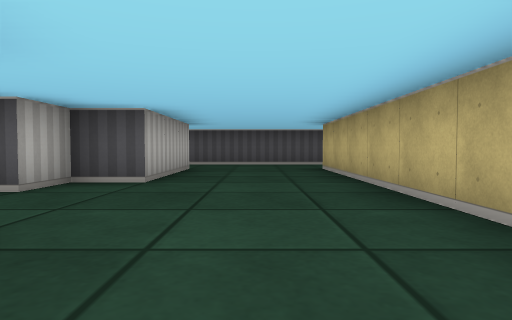
[1] (above)

19 first-person views from a walk through a cub3D maze. The camera is about half as high as the walls, tilts 2° down and sees 75° across. The floor is counted in squares. Each view is taken from the middle of a square. On the plan, view 1 faces up. The plan holds only what a view shows up to about 9 squares ahead; the rest is blank.

[2]
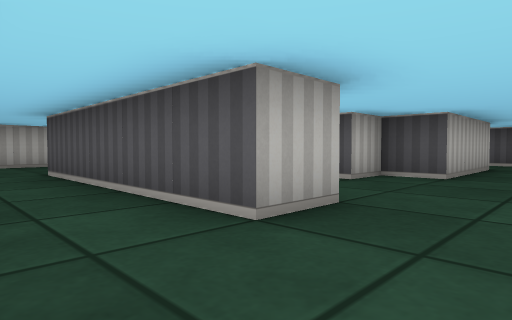

[3]
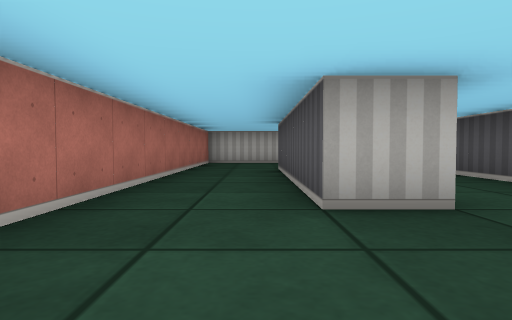

[4]
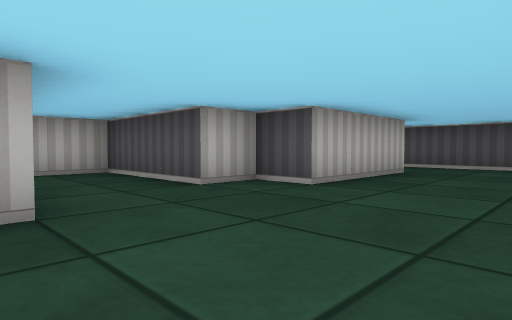

[5]
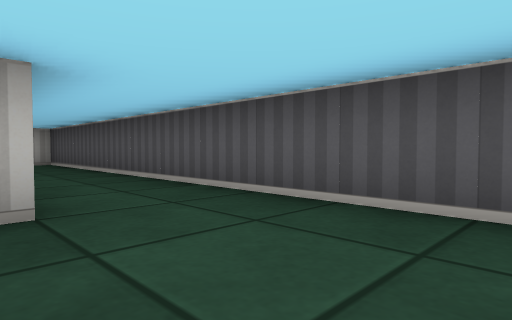

[6]
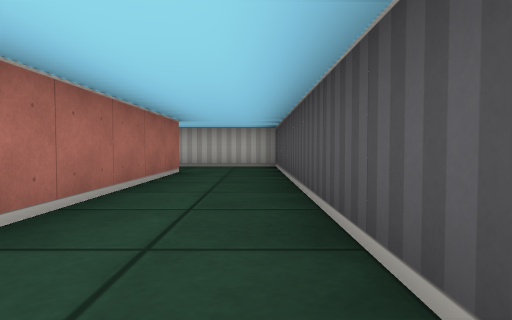

[7]
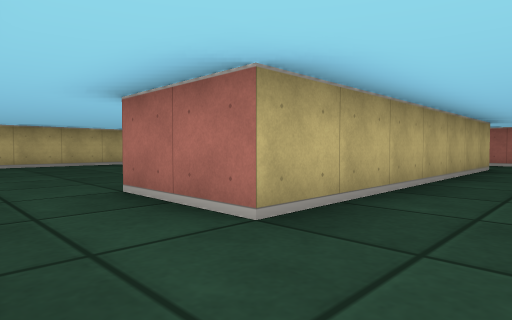

[8]
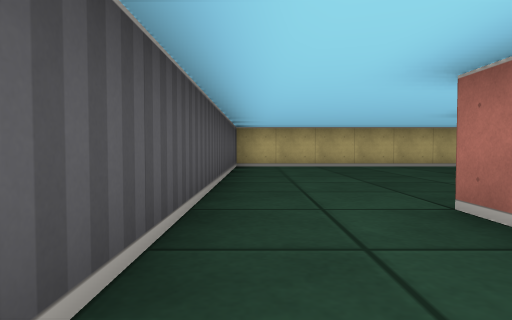

[9]
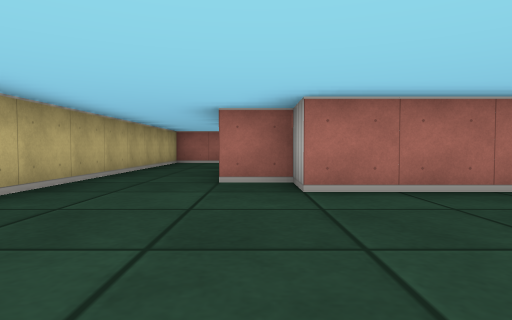

[10]
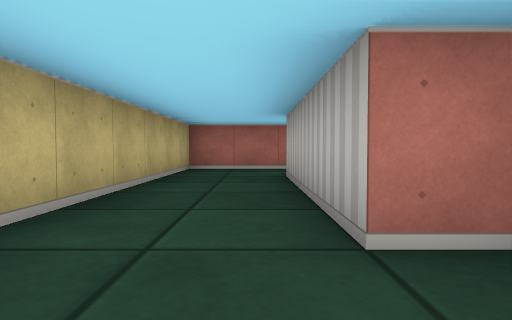

[11]
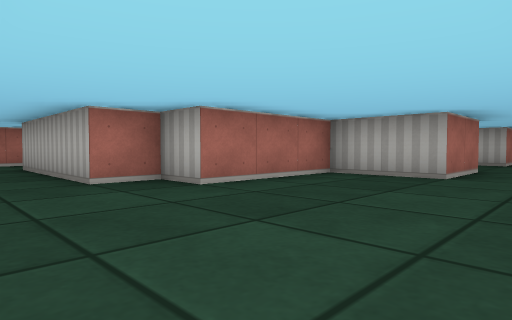

[12]
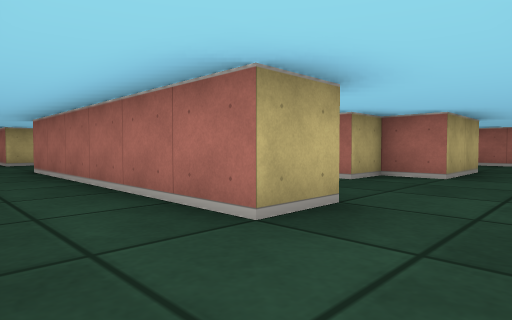

[13]
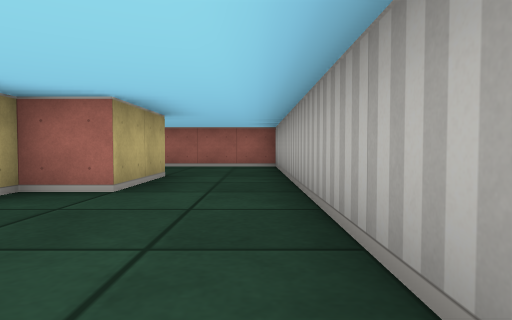

[14]
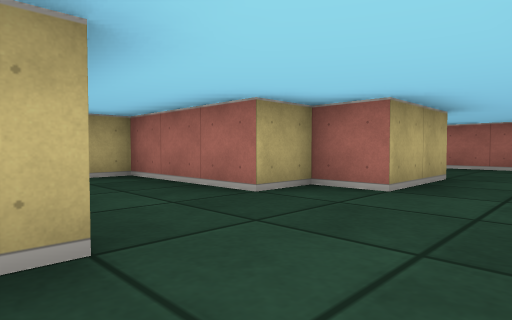

[15]
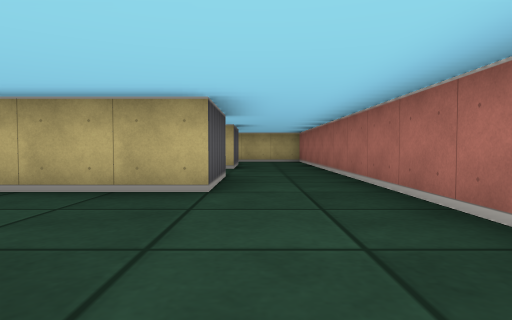

[16]
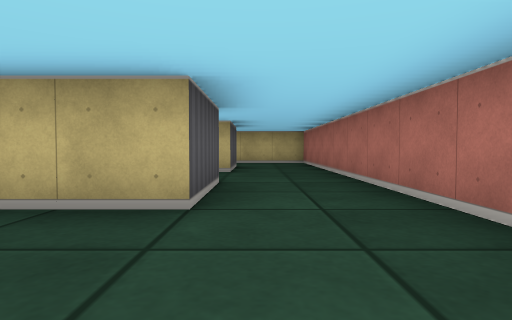

[17]
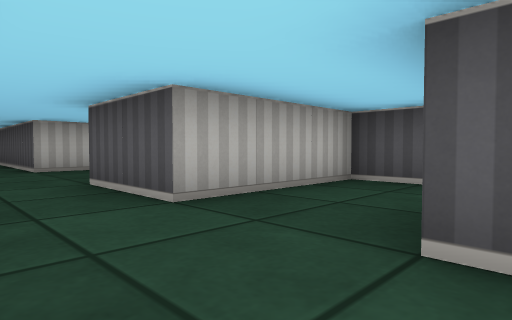

[18]
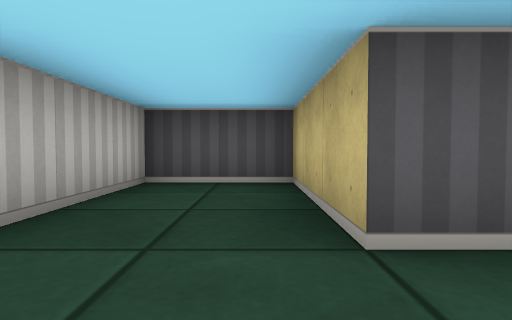

[19]
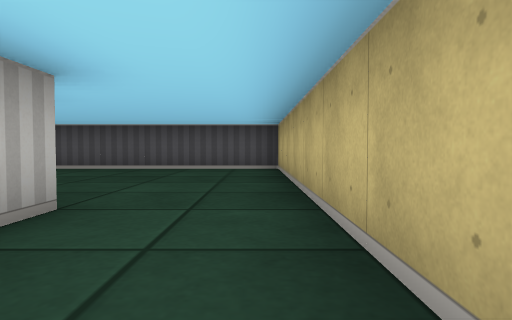

### Floor plan
Points are (right, up) in squares from view 1. A wall is a line through its corners. A room is listed if a view was taken in it or the views show most of it. See-through windows are left out.
Room 1 (views 1, 2, 3, 4, 5, 6, 7, 8, 12, 13, 14, 15, 16)
walls: (-7.5, 6.4) (-7.5, 7.5) (-1.5, 7.5) (-1.5, 4.5) (-2.5, 4.5) (-2.5, 3.5) (-5.5, 3.5) (-5.5, 2.2); (-1.5, 1.6) (-1.5, 0.5) (-6.5, 0.5); (-7.5, 1.4) (-7.5, 3.5) (-6.5, 3.5) (-6.5, 4.5) (-3.5, 4.5) (-3.5, 5.2); (1.5, 0.5) (1.5, 7.5) (3.5, 7.5); (3.5, 9.5) (-9.5, 9.5) (-9.5, -1.5) (1.5, -1.5)
ways out: opening at (2.5, 8.5) to room 2; opening at (2.5, -0.5) to room 3
Room 2 (views 9, 10, 11, 19)
walls: (3.5, 7.5) (3.5, 5.5) (6.5, 5.5) (6.5, 4.5) (7.5, 4.5) (7.5, 0.5); (7.5, -1.5) (9.5, -1.5) (9.5, 9.5) (3.5, 9.5)
ways out: opening at (2.5, 8.5) to room 1; opening at (6.5, -0.5) to room 3
Room 3 (views 17, 18)
walls: (1.5, -1.5) (7.5, -1.5); (7.5, 0.5) (5.5, 0.5) (5.5, 3.5) (3.5, 3.5) (3.5, 0.5) (1.5, 0.5)
ways out: opening at (2.5, -0.5) to room 1; opening at (6.5, -0.5) to room 2

Positions as (right, up) in squares from view 1, and headings:
1: (0, 0), facing up
2: (0, -1), facing up-left
3: (1, 0), facing left
4: (1, 1), facing up-left
5: (1, 7), facing up-left
6: (-1, 9), facing left
7: (0, 9), facing down-right
8: (1, 9), facing right
9: (7, 9), facing down
10: (8, 6), facing down
11: (9, 9), facing down-left
12: (-9, 9), facing down-right
13: (-9, 7), facing down
14: (-9, 7), facing down-right
15: (-2, 0), facing right
16: (-1, 0), facing right
17: (6, -1), facing up-left
18: (5, -1), facing up
19: (9, 2), facing up
